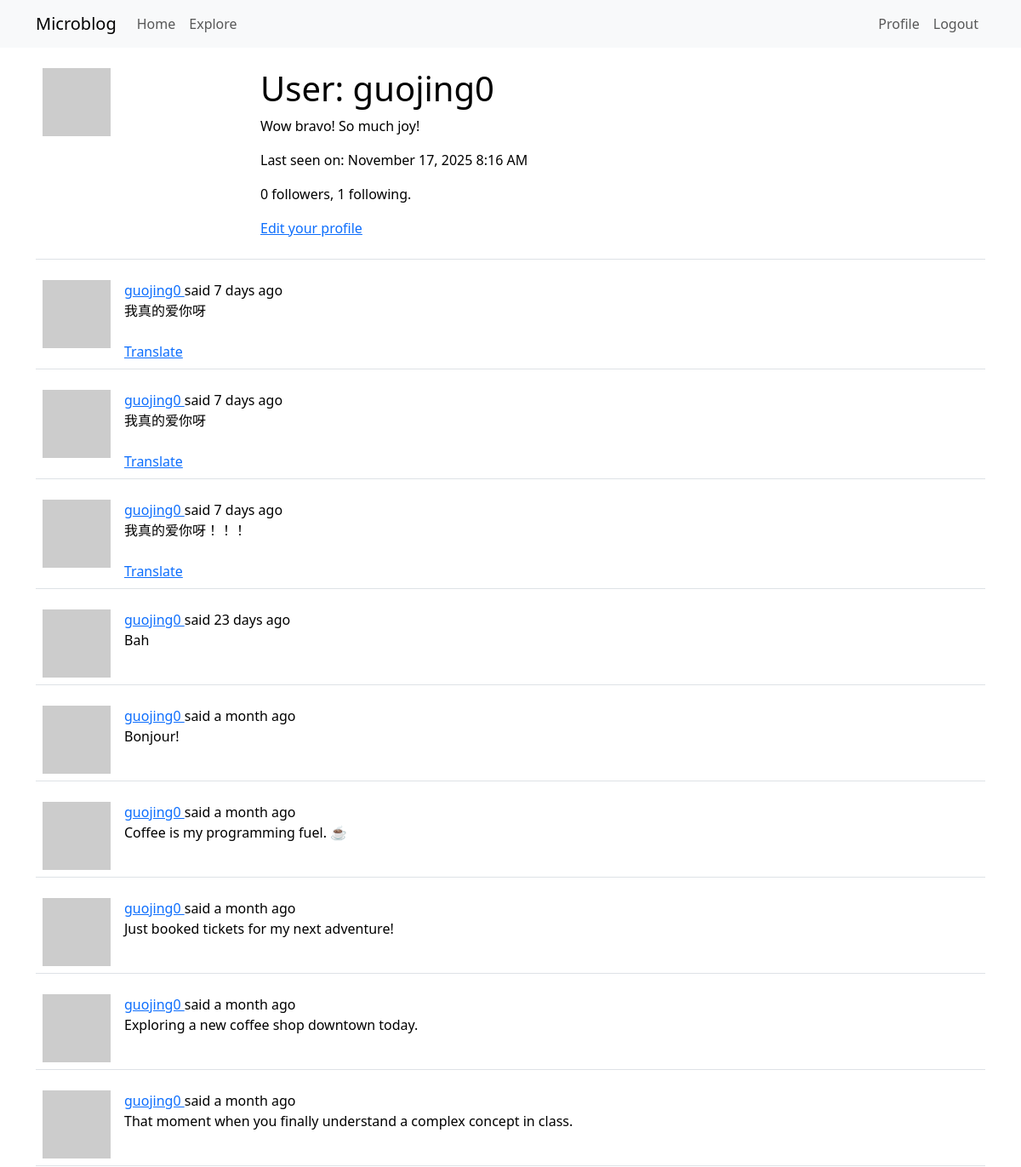
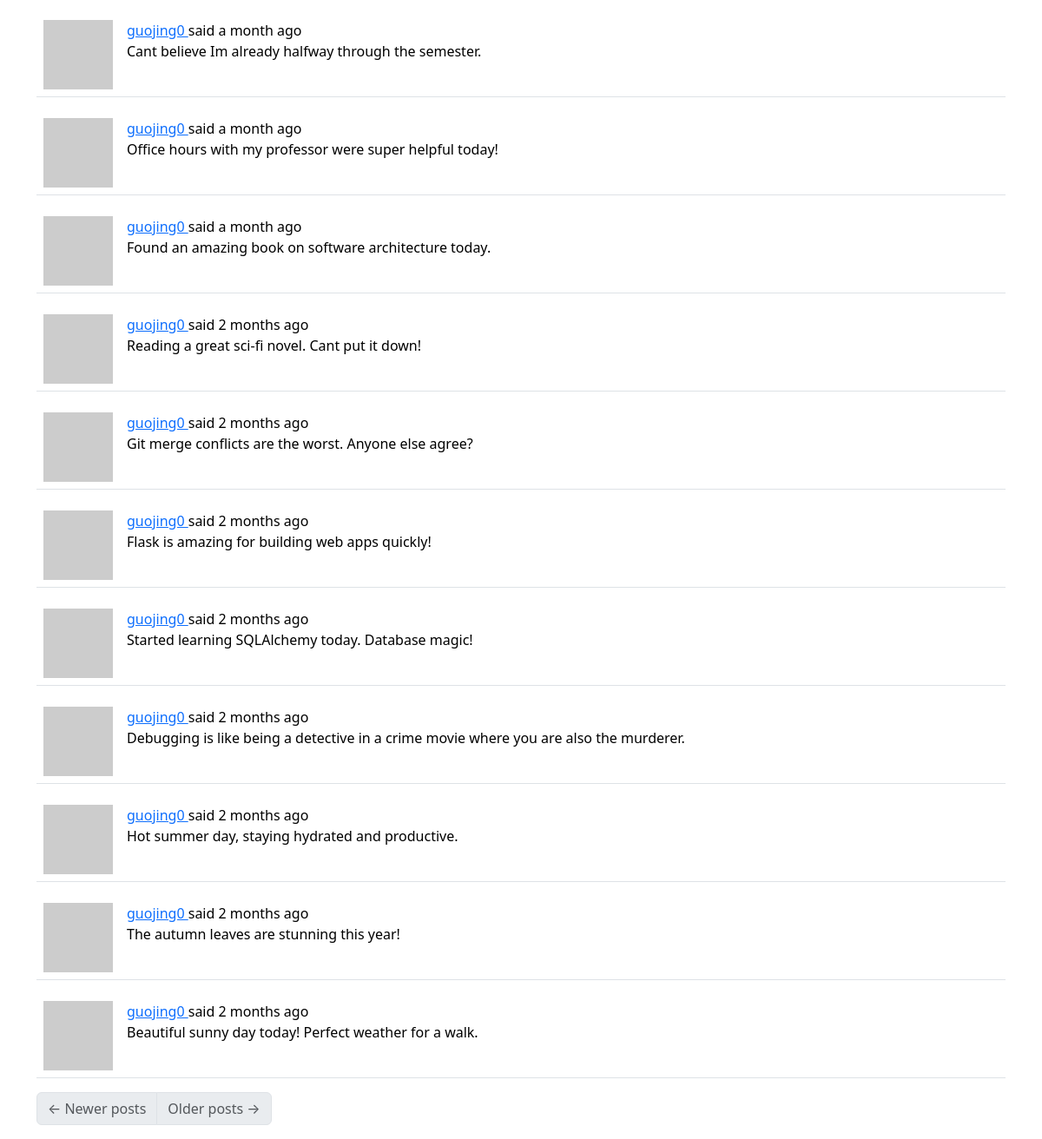
/user/guojing0 (signed in), run on an earlier commit of the app's database (2 pictures, top to bottom).
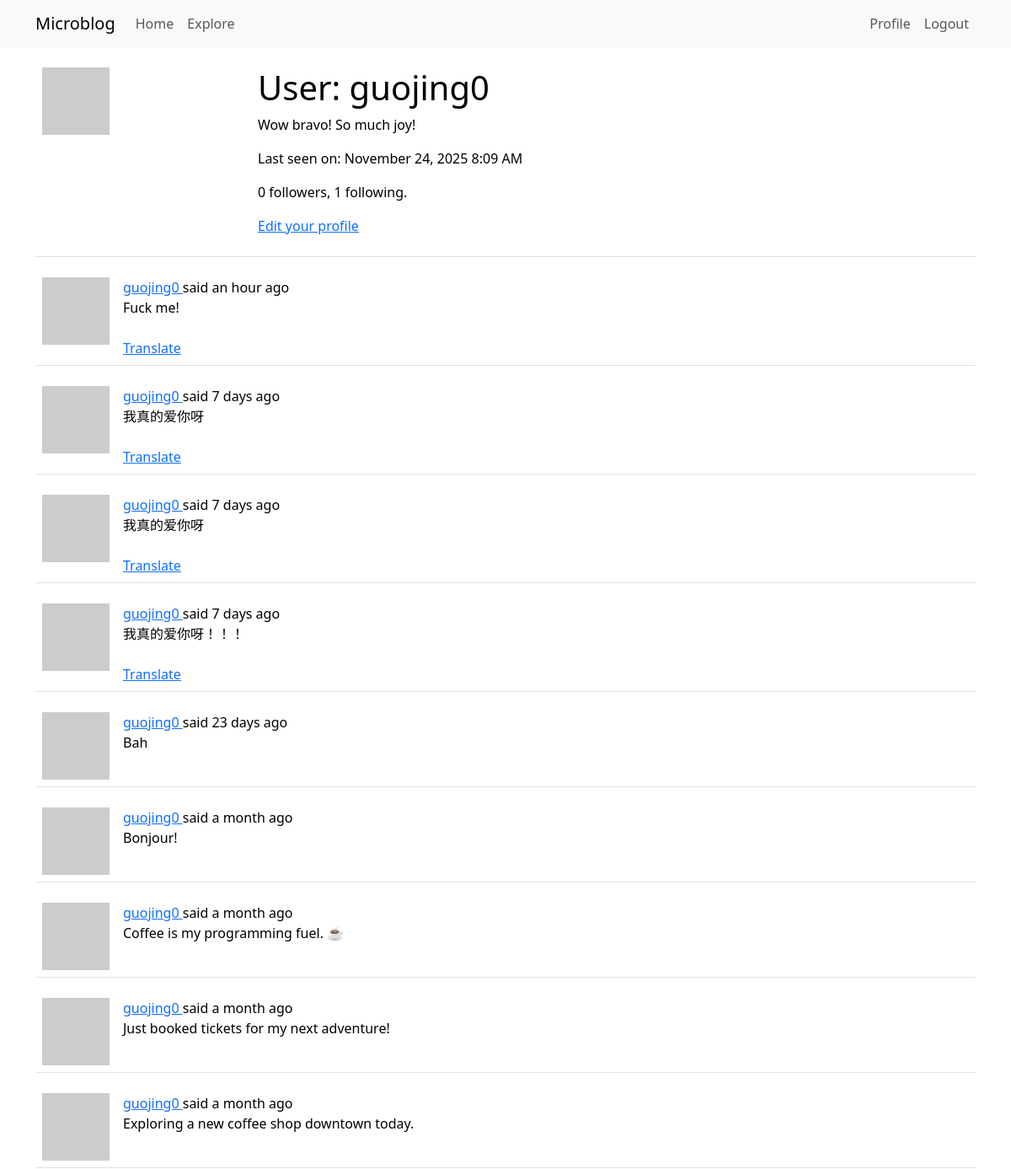
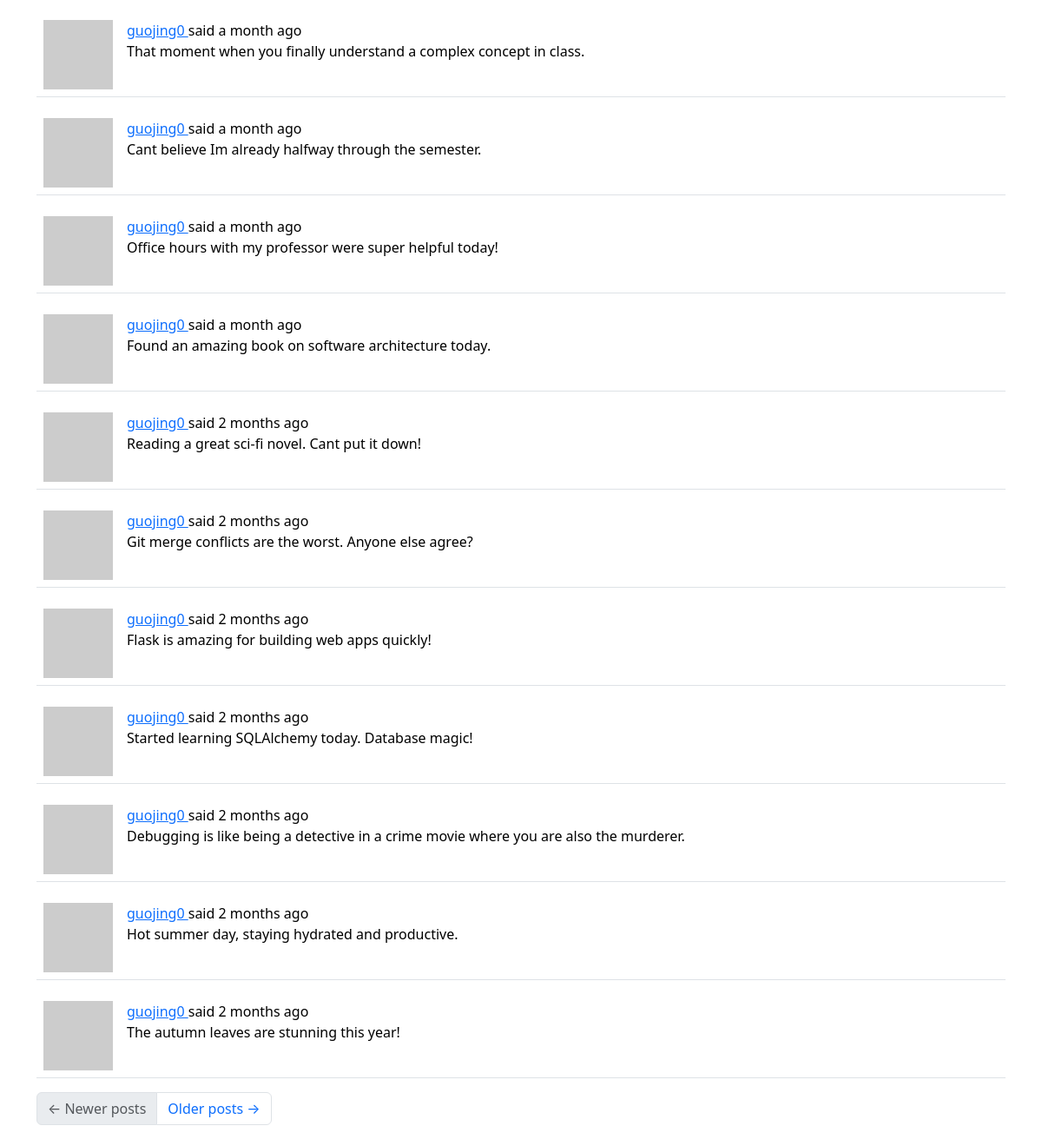
And on a later commit of the database (2 pictures, top to bottom).
### app/models.py (models this page shows, shortened)
class User(UserMixin, db.Model):
    id: orm.Mapped[int] = orm.mapped_column(primary_key=True)
    username: orm.Mapped[str] = orm.mapped_column(
        sa.String(64), index=True, unique=True
    )
    email: orm.Mapped[str] = orm.mapped_column(sa.String(120), index=True, unique=True)
    password_hash: orm.Mapped[str | None] = orm.mapped_column(sa.String(256))
    posts: orm.WriteOnlyMapped['Post'] = orm.relationship(back_populates='author')
    about_me: orm.Mapped[str | None] = orm.mapped_column(sa.String(140))
    last_seen: orm.Mapped[datetime | None] = orm.mapped_column(
        default=lambda: datetime.now(UTC)
    )
    following: orm.WriteOnlyMapped['User'] = orm.relationship(
        secondary=followers,
        primaryjoin=(followers.c.follower_id == id),
        secondaryjoin=(followers.c.followed_id == id),
        back_populates='followers',
    )
    followers: orm.WriteOnlyMapped['User'] = orm.relationship(
        secondary=followers,
        primaryjoin=(followers.c.followed_id == id),
        secondaryjoin=(followers.c.follower_id == id),
        back_populates='following',
    )
    def avatar(self, size):
        digest = md5(self.email.lower().encode('utf-8')).hexdigest()
        return f'https://www.gravatar.com/avatar/{digest}?d=identicon&s={size}'
    def followers_count(self):
        return db.session.scalar(
            sa.select(sa.func.count())
            .select_from(followers)
            .where(followers.c.followed_id == self.id)
        )
    def following_count(self):
        return db.session.scalar(
            sa.select(sa.func.count())
            .select_from(followers)
            .where(followers.c.follower_id == self.id)
        )

class Post(db.Model):
    __searchable__ = ['body']
    id: orm.Mapped[int] = orm.mapped_column(primary_key=True)
    body: orm.Mapped[str] = orm.mapped_column(sa.String(140))
    timestamp: orm.Mapped[datetime] = orm.mapped_column(
        index=True, default=lambda: datetime.now(UTC)
    )
    user_id: orm.Mapped[int] = orm.mapped_column(sa.ForeignKey('user.id'), index=True)
    author: orm.Mapped['User'] = orm.relationship(back_populates='posts')
    language: orm.Mapped[str | None] = orm.mapped_column(sa.String(5))

### app/main/routes.py (the view)
@bp.route('/user/<username>')
@login_required
def user(username):
    user = db.first_or_404(sa.select(User).where(User.username == username))
    page = request.args.get('page', 1, type=int)
    query = user.posts.select().order_by(Post.timestamp.desc())
    posts = db.paginate(
        query, page=page, per_page=current_app.config['POSTS_PER_PAGE'], error_out=False
    )
    next_url = (
        url_for('main.user', username=username, page=posts.next_num)
        if posts.has_next
        else None
    )
    prev_url = (
        url_for('main.user', username=username, page=posts.prev_num)
        if posts.has_prev
        else None
    )
    form = EmptyForm()
    return render_template(
        'user.html',
        user=user,
        posts=posts.items,
        next_url=next_url,
        prev_url=prev_url,
        form=form,
    )

### app/__init__.py (called while the page is built)
def get_locale():
    from flask import current_app
    return request.accept_languages.best_match(current_app.config['LANGUAGES'])

### app/main/routes.py (called while the page is built)
@bp.before_app_request
def before_request():
    if current_user.is_authenticated:
        current_user.last_seen = datetime.now(UTC)
        db.session.commit()
    g.locale = str(get_locale())

### app/models.py (called while the page is built)
@login.user_loader
def load_user(id):
    return db.session.get(User, int(id))

### app/templates/user.html (shortened to what this page needs)
{% extends "base.html" %}
{% block content %}
    <table class="table table-hover">
        <tr>
            <td width="256px">
                <img src="{{ user.avatar(256) }}" />
            </td>
            <td>
                <h1>{{ _('User:') }} {{ user.username }}</h1>
                {% if user.about_me %}
                    <p>{{ user.about_me }}</p>
                {% endif %}
                {% if user.last_seen %}
                    <p>{{ _('Last seen on:') }} {{ moment(user.last_seen).format('LLL') }}</p>
                {% endif %}
                <p>
                    {{ _('%(count)d followers', count=user.followers_count()) }},
                    {{ _('%(count)d following', count=user.following_count()) }}.
                </p>
                {% if user == current_user %}
                    <p>
                        <a href="{{ url_for('main.edit_profile') }}">{{ _('Edit your profile') }}</a>
                    </p>
                {% endif %}
            </td>
        </tr>
    </table>
    {% for post in posts %}
        {% include '_post.html' %}
    {% endfor %}
    <nav aria-label="Post navigation">
        <ul class="pagination">
            <li class="page-item{% if not prev_url %} disabled{% endif %}">
                <a class="page-link" href="{{ prev_url }}">
                    <span aria-hidden="true">&larr;</span> {{ _('Newer posts') }}
                </a>
            </li>
            <li class="page-item{% if not next_url %} disabled{% endif %}">
                <a class="page-link" href="{{ next_url }}">
                    {{ _('Older posts') }} <span aria-hidden="true">&rarr;</span>
                </a>
            </li>
        </ul>
    </nav>
{% endblock %}

### app/templates/_post.html
<table class="table table-hover">
    <tr>
        <td width="70px">
            <a href="{{ url_for('main.user', username=post.author.username) }}">
                <img src="{{ post.author.avatar(70) }}" />
            </a>
        </td>
        <td>
            <a href="{{ url_for('main.user', username=post.author.username) }}">
                {{ post.author.username }}
            </a>
            {{ _('said') }} {{ moment(post.timestamp).fromNow() }}
            <br>
            <span id="post{{ post.id }}">{{ post.body }}</span>
            {% if post.language and post.language != g.locale %}
                <br><br>
                <span id="translation{{ post.id }}">
                    <a href="javascript:translate(
                        'post{{ post.id }}',
                        'translation{{ post.id }}',
                        '{{ post.language }}',
                        '{{ g.locale }}'
                    )">{{ _('Translate') }}</a>
                </span>
            {% endif %}
        </td>
    </tr>
</table>

What changed in the data, as far as the page shows it:
no longer on this page (row unchanged): Post: author.username "guojing0", timestamp "2 months ago", body "Beautiful sunny day today! Perfect weather for a walk."
changed User "guojing0": last_seen "November 17, 2025 8:16 AM" → "November 24, 2025 8:09 AM"
added Post: author.username "guojing0", timestamp "an hour ago", body "Fuck me!"
